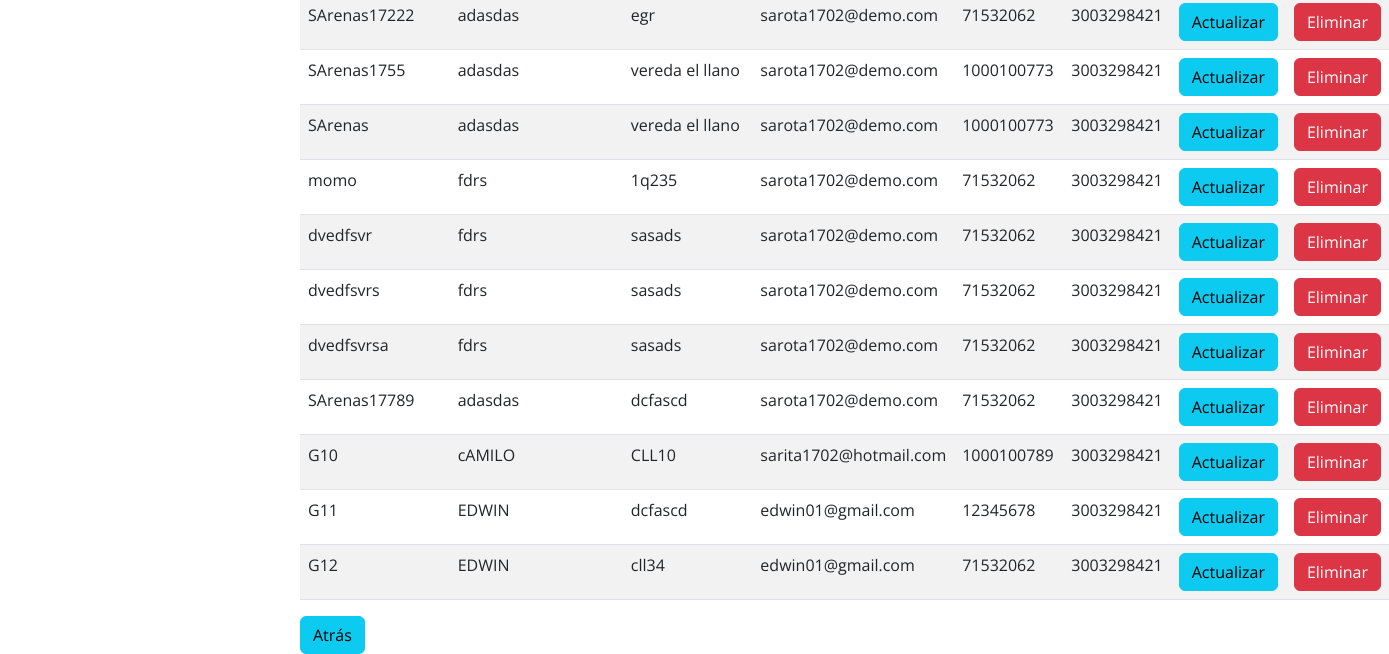
/verU/ (signed in, lower part), run on an earlier commit of the app's database.
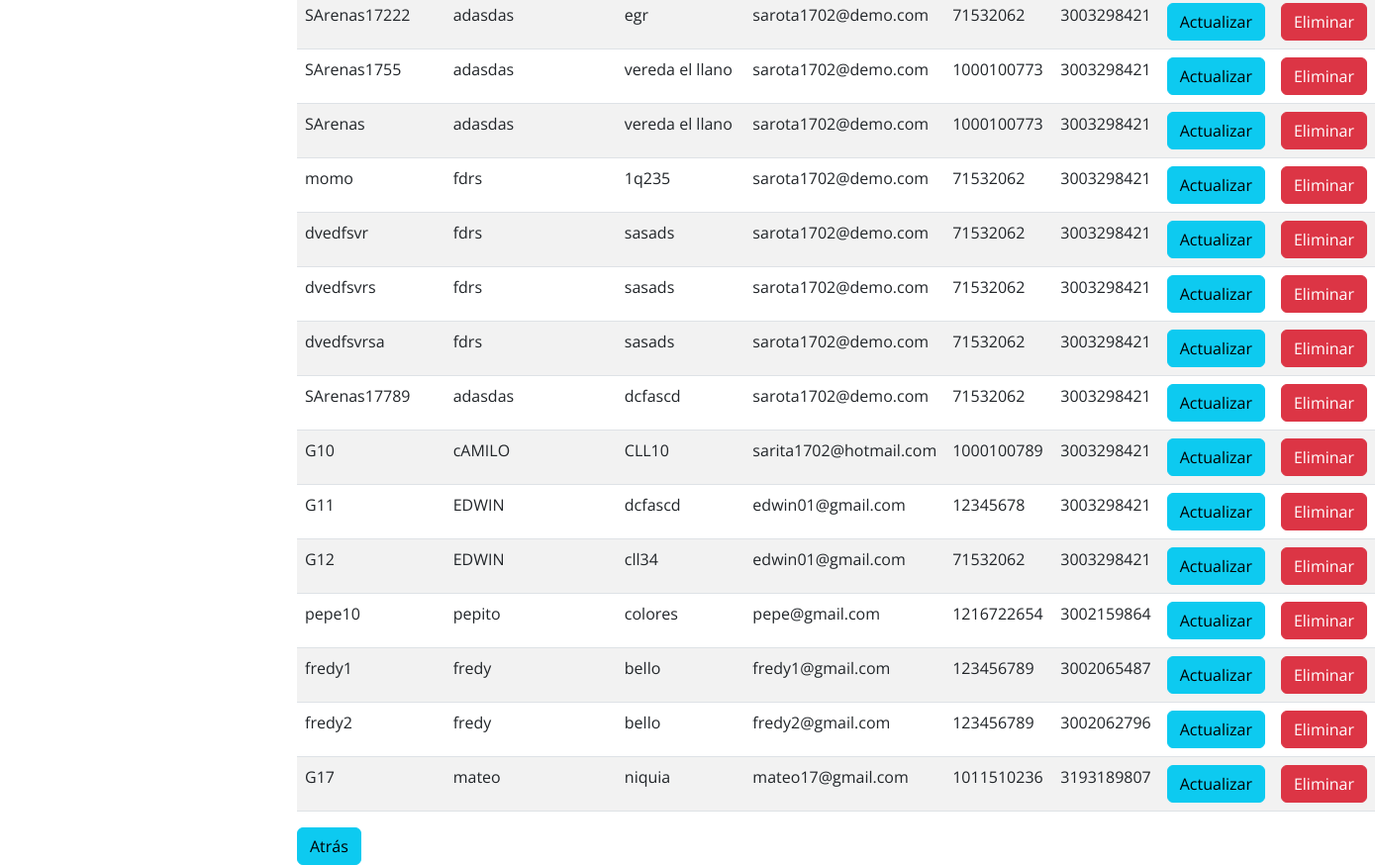
And on a later commit of the database.
### servigou/models.py (models this page shows, shortened)
class User(AbstractUser):
    documento = models.IntegerField(unique=True, null=True, blank=False)
    celular = models.IntegerField(null=True, blank=False)
    direccion = models.CharField(max_length=20, null=True, blank=False)

### servigou/views.py (the view)
# urls.py: path('verU/', views.verU, name='verU'),
@login_required(login_url='login')
def verU(request):
    usuario = User.objects.all()
    return render(request, 'Usuario/verU.html', {'usuario': usuario})

### templates/Usuario/verU.html (shortened to what this page needs)
{% extends 'layout/base2.html' %}
{% load static %}
{% block contenido %}
<h4>Usuarios</h4><br>
    <table class="table table-striped">
        <tbody>
            {% for c in usuario %}
            <tr>
                <td>{{ c.username }}</td>
                <td>{{ c.first_name }}</td>
                <td>{{ c.last_name}}</td>
                <td>{{ c.direccion}}</td>
                <td>{{ c.email }}</td>
                <td>{{ c.documento }}</td>
                <td>{{ c.celular }}</td>
                <td><a href="{% url 'actualizarU' id=c.id %}" class="btn btn-info">Actualizar</a></td>
                <td> <a onclick = "borrar('{{c.id}}')" class="btn btn-danger ">Eliminar</a></td>
            </tr>
            {% endfor %}
        </tbody>
    </table>
    <a href="{% url 'index' %}" class="btn btn-info">Atrás</a>
    {% endblock  %}

### templates/layout/base2.html (shortened to what this page needs)
{% load static %}
<!DOCTYPE html>
<html lang="en">
  <link rel="stylesheet" href="/static/css/styleBase.css">
  <link href="assets/vendor/aos/aos.css" rel="stylesheet">
  <link href="{% static 'assets/vendor/bootstrap/css/bootstrap.min.css' %}" rel="stylesheet">
  <link href="{% static 'assets/vendor/bootstrap-icons/bootstrap-icons.css' %}" rel="stylesheet">
  <link href="{% static 'assets/vendor/boxicons/css/boxicons.min.css' %}" rel="stylesheet">
  <link href="{% static 'assets/vendor/glightbox/css/glightbox.min.css' %}" rel="stylesheet">
  <link href="{% static 'assets/vendor/swiper/swiper-bundle.min.css" rel="stylesheet' %}">
  <link href="{% static 'assets/css/style.css' %}" rel="stylesheet">
    <main id="main">
    {% block contenido %}
    {% endblock %}
    </main>
</body>
</html>

### static/css/styleBase.css (style rules this page uses)
* { padding: 0%; margin:0%; border: 0%; box-sizing: border-box; }

### static/assets/css/style.css (style rules this page uses)
a { color: #E74C3C; text-decoration: none; }
#main { margin-left: 300px; }

What changed in the data, as far as the page shows it:
added User: username "pepe10", first_name "pepito", direccion "colores", email "pepe@gmail.com", documento "1216722654", celular "3002159864"
added User: username "fredy1", first_name "fredy", direccion "bello", email "fredy1@gmail.com", documento "123456789", celular "3002065487"
added User: username "fredy2", first_name "fredy", direccion "bello", email "fredy2@gmail.com", documento "123456789", celular "3002062796"
added User: username "G17", first_name "mateo", direccion "niquia", email "mateo17@gmail.com", documento "1011510236", celular "3193189807"
